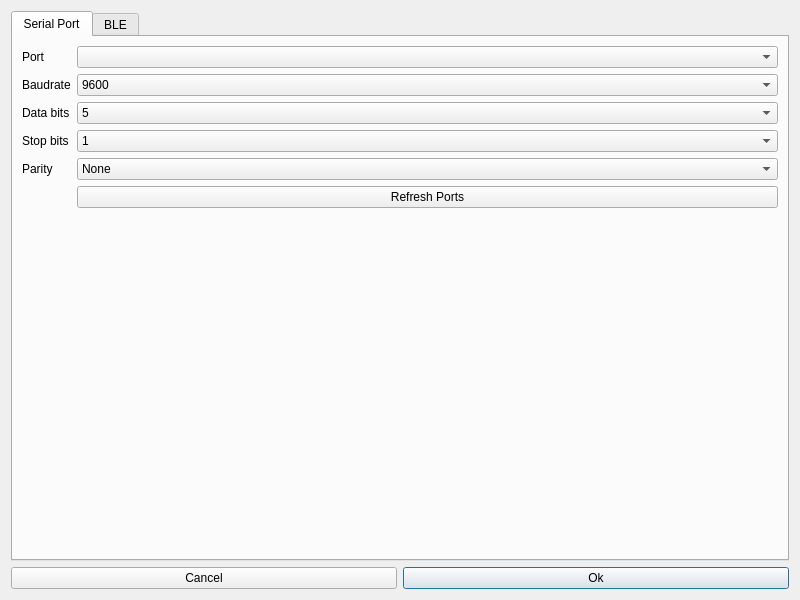
<?xml version="1.0" encoding="UTF-8"?>
<ui version="4.0">
 <class>OptionDialog</class>
 <widget class="QDialog" name="OptionDialog">
  <property name="geometry">
   <rect>
    <x>0</x>
    <y>0</y>
    <width>800</width>
    <height>600</height>
   </rect>
  </property>
  <property name="minimumSize">
   <size>
    <width>600</width>
    <height>400</height>
   </size>
  </property>
  <property name="maximumSize">
   <size>
    <width>800</width>
    <height>600</height>
   </size>
  </property>
  <property name="windowTitle">
   <string>Serial Setting</string>
  </property>
  <layout class="QVBoxLayout" name="verticalLayout" stretch="10,2">
   <item>
    <widget class="QTabWidget" name="tabWidget">
     <property name="sizePolicy">
      <sizepolicy hsizetype="Preferred" vsizetype="Preferred">
       <horstretch>0</horstretch>
       <verstretch>0</verstretch>
      </sizepolicy>
     </property>
     <property name="tabPosition">
      <enum>QTabWidget::North</enum>
     </property>
     <property name="currentIndex">
      <number>0</number>
     </property>
     <widget class="QWidget" name="tabSerial">
      <attribute name="title">
       <string>Serial Port</string>
      </attribute>
      <layout class="QFormLayout" name="formLayout">
       <property name="fieldGrowthPolicy">
        <enum>QFormLayout::AllNonFixedFieldsGrow</enum>
       </property>
       <item row="1" column="0">
        <widget class="QLabel" name="label">
         <property name="text">
          <string>Port</string>
         </property>
        </widget>
       </item>
       <item row="1" column="1">
        <widget class="QComboBox" name="comboPorts"/>
       </item>
       <item row="3" column="0">
        <widget class="QLabel" name="label_2">
         <property name="text">
          <string>Baudrate</string>
         </property>
        </widget>
       </item>
       <item row="3" column="1">
        <widget class="QComboBox" name="comboBaudrate">
         <property name="currentText">
          <string notr="true">115200</string>
         </property>
         <item>
          <property name="text">
           <string notr="true">9600</string>
          </property>
         </item>
         <item>
          <property name="text">
           <string notr="true">14400</string>
          </property>
         </item>
         <item>
          <property name="text">
           <string notr="true">19200</string>
          </property>
         </item>
         <item>
          <property name="text">
           <string notr="true">28800</string>
          </property>
         </item>
         <item>
          <property name="text">
           <string notr="true">38400</string>
          </property>
         </item>
         <item>
          <property name="text">
           <string notr="true">57600</string>
          </property>
         </item>
         <item>
          <property name="text">
           <string notr="true">115200</string>
          </property>
         </item>
        </widget>
       </item>
       <item row="5" column="0">
        <widget class="QLabel" name="label_3">
         <property name="text">
          <string>Data bits</string>
         </property>
        </widget>
       </item>
       <item row="5" column="1">
        <widget class="QComboBox" name="comboDatabits">
         <property name="currentText">
          <string notr="true">8</string>
         </property>
         <item>
          <property name="text">
           <string notr="true">5</string>
          </property>
         </item>
         <item>
          <property name="text">
           <string notr="true">6</string>
          </property>
         </item>
         <item>
          <property name="text">
           <string notr="true">7</string>
          </property>
         </item>
         <item>
          <property name="text">
           <string notr="true">8</string>
          </property>
         </item>
        </widget>
       </item>
       <item row="7" column="0">
        <widget class="QLabel" name="label_5">
         <property name="text">
          <string>Stop bits</string>
         </property>
        </widget>
       </item>
       <item row="7" column="1">
        <widget class="QComboBox" name="comboStopbits">
         <property name="currentText">
          <string notr="true">1</string>
         </property>
         <item>
          <property name="text">
           <string notr="true">1</string>
          </property>
         </item>
         <item>
          <property name="text">
           <string notr="true">1.5</string>
          </property>
         </item>
         <item>
          <property name="text">
           <string notr="true">2</string>
          </property>
         </item>
        </widget>
       </item>
       <item row="9" column="0">
        <widget class="QLabel" name="label_4">
         <property name="text">
          <string>Parity</string>
         </property>
        </widget>
       </item>
       <item row="9" column="1">
        <widget class="QComboBox" name="comboParity">
         <property name="currentText">
          <string>None</string>
         </property>
         <item>
          <property name="text">
           <string>None</string>
          </property>
         </item>
         <item>
          <property name="text">
           <string>Odd</string>
          </property>
         </item>
         <item>
          <property name="text">
           <string>Even</string>
          </property>
         </item>
        </widget>
       </item>
       <item row="11" column="1">
        <widget class="QPushButton" name="btnRefresh">
         <property name="text">
          <string>Refresh Ports</string>
         </property>
        </widget>
       </item>
      </layout>
     </widget>
     <widget class="QWidget" name="tabBle">
      <attribute name="title">
       <string>BLE</string>
      </attribute>
      <layout class="QHBoxLayout" name="horizontalLayout_2" stretch="1,1">
       <property name="leftMargin">
        <number>10</number>
       </property>
       <property name="topMargin">
        <number>10</number>
       </property>
       <property name="rightMargin">
        <number>10</number>
       </property>
       <property name="bottomMargin">
        <number>0</number>
       </property>
       <item>
        <layout class="QVBoxLayout" name="verticalLayout_2">
         <item>
          <widget class="QListWidget" name="listBLE"/>
         </item>
         <item>
          <widget class="QPushButton" name="btnRefreshBLE">
           <property name="text">
            <string>Refresh Devices</string>
           </property>
          </widget>
         </item>
        </layout>
       </item>
       <item>
        <layout class="QFormLayout" name="formLayout_2">
         <property name="fieldGrowthPolicy">
          <enum>QFormLayout::AllNonFixedFieldsGrow</enum>
         </property>
         <item row="0" column="0">
          <widget class="QLabel" name="label_6">
           <property name="text">
            <string>Name</string>
           </property>
          </widget>
         </item>
         <item row="0" column="1">
          <widget class="QLabel" name="lblBLEName">
           <property name="text">
            <string/>
           </property>
          </widget>
         </item>
         <item row="1" column="0">
          <widget class="QLabel" name="label_8">
           <property name="text">
            <string>Address</string>
           </property>
          </widget>
         </item>
         <item row="1" column="1">
          <widget class="QLabel" name="lblBLEAddr">
           <property name="text">
            <string/>
           </property>
          </widget>
         </item>
        </layout>
       </item>
      </layout>
     </widget>
    </widget>
   </item>
   <item>
    <layout class="QHBoxLayout" name="horizontalLayout" stretch="1,1">
     <property name="sizeConstraint">
      <enum>QLayout::SetDefaultConstraint</enum>
     </property>
     <item>
      <widget class="QPushButton" name="pushButton_2">
       <property name="text">
        <string>Cancel</string>
       </property>
      </widget>
     </item>
     <item>
      <widget class="QPushButton" name="pushButton">
       <property name="text">
        <string>Ok</string>
       </property>
       <property name="default">
        <bool>true</bool>
       </property>
       <property name="flat">
        <bool>false</bool>
       </property>
      </widget>
     </item>
    </layout>
   </item>
  </layout>
 </widget>
 <resources/>
 <connections/>
</ui>
